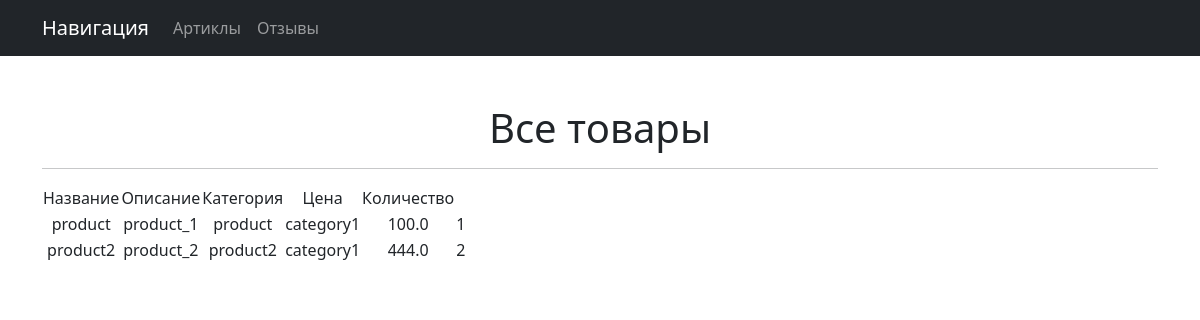
Screenshot of /products/ with the database file from the repository.
### apptest/models.py (models this page shows, shortened)
class Product(models.Model):
    name = models.CharField(max_length=50, unique=True,)
    description = models.TextField()
    quantity = models.IntegerField(validators=[MinValueValidator(0)],)
    category = models.ForeignKey('Category', on_delete=models.CASCADE, related_name='products')
    price = models.FloatField(validators=[MinValueValidator(0.0)])

class Category(models.Model):
    name = models.CharField(max_length=150, unique=True,)

### apptest/views.py (the view)
# urls.py: path('', ProductsList.as_view()),
class ProductsList(ListView):
    model = Product
    ordering = 'name'
    template_name = 'products.html'
    context_object_name = 'products'

### templates/products.html (shortened to what this page needs)
{% extends 'flatpages/default.html' %}
{% block content %}
   <h1>Все товары</h1>
   <hr>
   {% if products %}
       <table>
           <tr>
               <td>Название</td>
               <td>Описание</td>
               <td>Категория</td>
               <td>Цена</td>
               <td>Количество</td>
           </tr>
           {% for product in products %}
           <tr>
               <td>{{ product.description|truncatewords:2 }}</td>
               <td>{{ product.name }}</td>
               <td>{{ product.description }}</td>
               <td>{{ product.category.name }}</td>
               <td>{{ product.price }}</td>
               <td>{{ product.quantity }}</td>
           </tr>
           {% endfor %}
       </table>
   {% else %}
       <h2>Товаров нет!</h2>
   {% endif %}
{% endblock content %}

### templates/flatpages/default.html (style rules this page uses)
:root { --bs-blue: #0d6efd; --bs-indigo: #6610f2; --bs-purple: #6f42c1; --bs-pink: #d63384; --bs-red: #dc3545; --bs-orange: #fd7e14; --bs-yellow: #ffc107; --bs-green: #198754; --bs-teal: #20c997; --bs-cyan: #0dcaf0; --bs-black: #000; --bs-white: #fff; --bs-gray: #6c757d; --bs-gray-dark: #343a40; --bs-gray-100: #f8f9fa; --bs-gray-200: #e9ecef; --bs-gray-300: #dee2e6; --bs-gray-400: #ced4da; --bs-gray-500: #adb5bd; --bs-gray-600: #6c757d; --bs-gray-700: #495057; --bs-gray-800: #343a40; --bs-gray-900: #212529; --bs-primary: #0d6efd; --bs-secondary: #6c757d; --bs-success: #198754; --bs-info: #0dcaf0; --bs-warning: #ffc107; --bs-danger: #dc3545; --bs-light: #f8f9fa; --bs-dark: #212529; --bs-primary-rgb: 13, 110, 253; --bs-secondary-rgb: 108, 117, 125; --bs-success-rgb: 25, 135, 84; --bs-info-rgb: 13, 202, 240; --bs-warning-rgb: 255, 193, 7; --bs-danger-rgb: 220, 53, 69; --bs-light-rgb: 248, 249, 250; --bs-dark-rgb: 33, 37, 41; --bs-white-rgb: 255, 255, 255; --bs-black-rgb: 0, 0, 0; --bs-body-color-rgb: 33, 37, 41; --bs-body-bg-rgb: 255, 255, 255; --bs-font-sans-serif: system-ui, -apple-system, "Segoe UI", Roboto, "Helvetica Neue", "Noto Sans", "Liberation Sans", Arial, sans-serif, "Apple Color Emoji", "Segoe UI Emoji", "Segoe UI Symbol", "Noto Color Emoji"; --bs-font-monospace: SFMono-Regular, Menlo, Monaco, Consolas, "Liberation Mono", "Courier New", monospace; --bs-gradient: linear-gradient(180deg, rgba(255, 255, 255, 0.15), rgba(255, 255, 255, 0)); --bs-body-font-family: var(--bs-font-sans-serif); --bs-body-font-size: 1rem; --bs-body-font-weight: 400; --bs-body-line-height: 1.5; --bs-body-color: #212529; --bs-body-bg: #fff; --bs-border-width: 1px; --bs-border-style: solid; --bs-border-color: #dee2e6; --bs-border-color-translucent: rgba(0, 0, 0, 0.175); --bs-border-radius: 0.375rem; --bs-border-radius-sm: 0.25rem; --bs-border-radius-lg: 0.5rem; --bs-border-radius-xl: 1rem; --bs-border-radius-2xl: 2rem; --bs-border-radius-pill: 50rem; --bs-link-color: #0d6efd; --bs-link-hover-color: #0a58ca; --bs-code-color: #d63384; --bs-highlight-bg: #fff3cd; }
*, *::before, *::after { box-sizing: border-box; }
@media (prefers-reduced-motion: no-preference) { :root { scroll-behavior: smooth; } }
body { margin: 0; font-family: var(--bs-body-font-family); font-size: var(--bs-body-font-size); font-weight: var(--bs-body-font-weight); line-height: var(--bs-body-line-height); color: var(--bs-body-color); text-align: var(--bs-body-text-align); background-color: var(--bs-body-bg); -webkit-text-size-adjust: 100%; -webkit-tap-highlight-color: rgba(0, 0, 0, 0); }
hr { margin: 1rem 0; color: inherit; border: 0; border-top: 1px solid; opacity: 0.25; }
h6, .h6, h5, .h5, h4, .h4, h3, .h3, h2, .h2, h1, .h1 { margin-top: 0; margin-bottom: 0.5rem; font-weight: 500; line-height: 1.2; }
h1, .h1 { font-size: calc(1.375rem + 1.5vw); }
@media (min-width: 1200px) { h1, .h1 { font-size: 2.5rem; } }
table { caption-side: bottom; border-collapse: collapse; }
thead, tbody, tfoot, tr, td, th { border-color: inherit; border-style: solid; border-width: 0; }

### rows the page displays
Product: description "product", name "product_1", category.name "category1", price "100.0", quantity "1"
Product: description "product2", name "product_2", category.name "category1", price "444.0", quantity "2"
